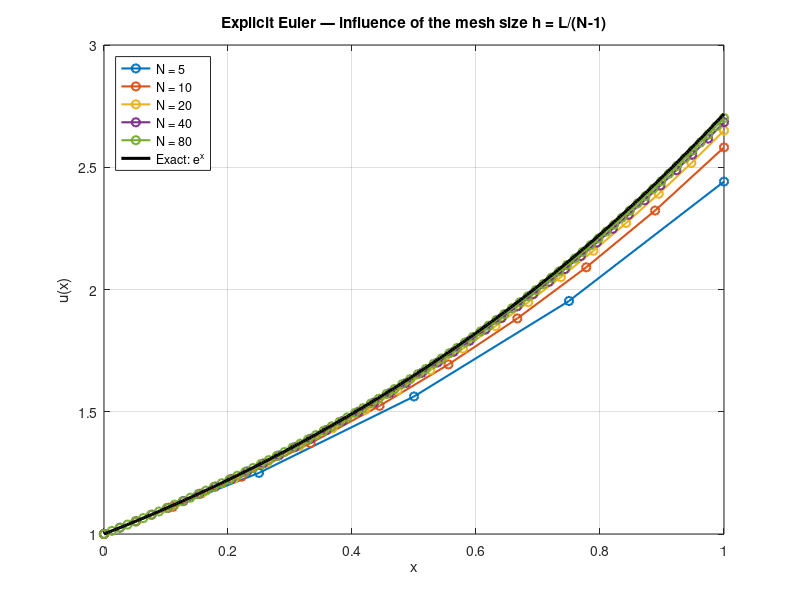

The MATLAB source for this figure:
%% 04_ode_linear_mesh_refinement.m
%  Mesh-refinement study for
%       du/dx - u(x) = 0,    u(0) = 1,    x in [0, L]
%  whose exact solution is u(x) = exp(x).
%
%  Plot the explicit-Euler solution for N in {5, 10, 20, 40, 80} together
%  with the analytical exp(x) curve, then print the maximum error obtained
%  for each grid.
%
%  (Derived from test1_lineaire.m)
%
%  Author : M. JANANE ALLAH (Medium Article 1, FDM Fundamentals)

clc; clear; close all;

L        = 1;
N_values = [5, 10, 20, 40, 80];

figure('Color', 'w', 'Position', [100 100 900 550]);
hold on; grid on; box on;

errors_max = zeros(size(N_values));

for k = 1:numel(N_values)
    N = N_values(k);
    h = L / (N - 1);
    x = linspace(0, L, N);

    u    = zeros(1, N);
    u(1) = 1;
    for i = 1:N-1
        u(i+1) = (1 + h) * u(i);   % Explicit Euler
    end

    errors_max(k) = max(abs(u - exp(x)));
    plot(x, u, 'o-', 'LineWidth', 1.5, 'DisplayName', sprintf('N = %d', N));
end

% Analytical reference
x_ref = linspace(0, L, 300);
plot(x_ref, exp(x_ref), 'k', 'LineWidth', 2.2, 'DisplayName', 'Exact: e^x');

xlabel('x'); ylabel('u(x)');
title('Explicit Euler — influence of the mesh size h = L/(N-1)');
legend('Location', 'NorthWest');

%% Convergence printout
fprintf('\nMesh refinement study  (du/dx = u, u(0)=1)\n');
fprintf('  N      h         err_max\n');
fprintf(' ---    ------    -----------\n');
for k = 1:numel(N_values)
    fprintf('  %-4d   %.4f    %.3e\n', N_values(k), L/(N_values(k)-1), errors_max(k));
end
